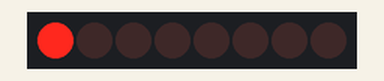
Simulated run of this sketch. Board: Arduino Uno, built with avr-gcc and run on an emulated ATmega328P. Parts: 8 shift-register outputs drawn as a row of LEDs (first output left, lit = HIGH). Wiring (inferred from the names in the program): shift register (74HC595): data pin 11; shift clock pin 12; latch pin 8. Wiring (inferred from the signals the program sends): row of LEDs: on Q0, Q1, Q2, Q3, Q4, Q5, Q6, Q7.

Above: at 0.6 s.
At 5.1 s:
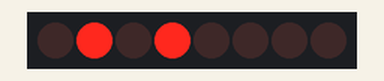
At 10.1 s:
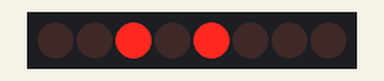
At 20.1 s:
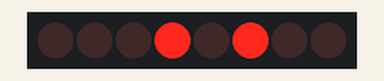
At 30.1 s:
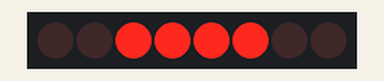
At 39.75 s:
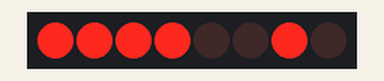
Timing chart, 0 to 40.0 s (numbered marks = the images above):
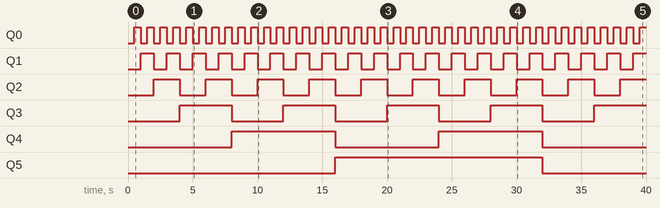

The sketch:

DF_Project2.ino
```cpp
/*
Components
Arduino Uno R3
Shift Register 74HC595N
Wires
8 LEDs
8 220 ohm Resisters
Breadboard
*/
int latchPin = 8;//Pin 12
int clockPin = 12;//Pin 11
int dataPin = 11;//Pin 14
int x=0;
void setup() {
  Serial.begin(9600);
  pinMode(latchPin, OUTPUT);
  pinMode(clockPin, OUTPUT);
  pinMode(dataPin, OUTPUT);
}
void loop(){
	for(x=0;x<=255;x++){								//Increments variable x from 0 to 255
  	  digitalWrite(latchPin,LOW);
		  shiftOut(dataPin, clockPin, MSBFIRST,x);		//Performs Bit shift operation
  		digitalWrite(latchPin,HIGH);
  		delay(500);
	}
}
```

Measured:
- by itself, Q0: alternates HIGH for 0.50 s and LOW for 0.50 s
- by itself, Q1: alternates HIGH for 1.0 s and LOW for 1.0 s
- by itself, Q2: alternates HIGH for 2.0 s and LOW for 2.0 s
- by itself, Q3: alternates HIGH for 4.0 s and LOW for 4.0 s
- by itself, Q4: alternates HIGH for 8.0 s and LOW for 8.0 s
- by itself, Q5: LOW → HIGH at 16.0 s, → LOW 16.0 s later
